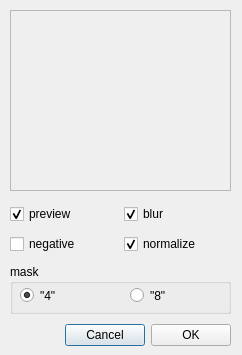
<ui version="4.0" >
 <class>LapDialog</class>
 <widget class="QDialog" name="LapDialog" >
  <property name="windowModality" >
   <enum>Qt::ApplicationModal</enum>
  </property>
  <property name="geometry" >
   <rect>
    <x>0</x>
    <y>0</y>
    <width>242</width>
    <height>355</height>
   </rect>
  </property>
  <property name="sizePolicy" >
   <sizepolicy>
    <hsizetype>0</hsizetype>
    <vsizetype>0</vsizetype>
    <horstretch>0</horstretch>
    <verstretch>0</verstretch>
   </sizepolicy>
  </property>
  <property name="minimumSize" >
   <size>
    <width>242</width>
    <height>355</height>
   </size>
  </property>
  <property name="maximumSize" >
   <size>
    <width>242</width>
    <height>355</height>
   </size>
  </property>
  <property name="font" >
   <font>
    <pointsize>9</pointsize>
   </font>
  </property>
  <property name="windowTitle" >
   <string>Select options</string>
  </property>
  <property name="sizeGripEnabled" >
   <bool>false</bool>
  </property>
  <property name="modal" >
   <bool>true</bool>
  </property>
  <widget class="QWidget" name="verticalLayout" >
   <property name="geometry" >
    <rect>
     <x>10</x>
     <y>200</y>
     <width>221</width>
     <height>151</height>
    </rect>
   </property>
   <layout class="QVBoxLayout" >
    <property name="margin" >
     <number>0</number>
    </property>
    <property name="spacing" >
     <number>6</number>
    </property>
    <item>
     <layout class="QHBoxLayout" >
      <property name="margin" >
       <number>0</number>
      </property>
      <property name="spacing" >
       <number>6</number>
      </property>
      <item>
       <widget class="QCheckBox" name="checkBox" >
        <property name="sizePolicy" >
         <sizepolicy>
          <hsizetype>5</hsizetype>
          <vsizetype>0</vsizetype>
          <horstretch>0</horstretch>
          <verstretch>0</verstretch>
         </sizepolicy>
        </property>
        <property name="text" >
         <string>preview</string>
        </property>
        <property name="checked" >
         <bool>true</bool>
        </property>
       </widget>
      </item>
      <item>
       <widget class="QCheckBox" name="checkBoxBlur" >
        <property name="sizePolicy" >
         <sizepolicy>
          <hsizetype>5</hsizetype>
          <vsizetype>0</vsizetype>
          <horstretch>0</horstretch>
          <verstretch>0</verstretch>
         </sizepolicy>
        </property>
        <property name="text" >
         <string>blur</string>
        </property>
        <property name="checked" >
         <bool>true</bool>
        </property>
       </widget>
      </item>
     </layout>
    </item>
    <item>
     <layout class="QHBoxLayout" >
      <property name="margin" >
       <number>0</number>
      </property>
      <property name="spacing" >
       <number>6</number>
      </property>
      <item>
       <layout class="QHBoxLayout" >
        <property name="margin" >
         <number>0</number>
        </property>
        <property name="spacing" >
         <number>6</number>
        </property>
        <item>
         <widget class="QCheckBox" name="checkBoxNeg" >
          <property name="text" >
           <string>negative</string>
          </property>
          <property name="checked" >
           <bool>false</bool>
          </property>
         </widget>
        </item>
        <item>
         <widget class="QCheckBox" name="checkBoxNor" >
          <property name="enabled" >
           <bool>true</bool>
          </property>
          <property name="text" >
           <string>normalize</string>
          </property>
          <property name="checked" >
           <bool>true</bool>
          </property>
         </widget>
        </item>
       </layout>
      </item>
     </layout>
    </item>
    <item>
     <layout class="QHBoxLayout" >
      <property name="margin" >
       <number>0</number>
      </property>
      <property name="spacing" >
       <number>6</number>
      </property>
      <item>
       <widget class="QGroupBox" name="groupBox" >
        <property name="sizePolicy" >
         <sizepolicy>
          <hsizetype>5</hsizetype>
          <vsizetype>5</vsizetype>
          <horstretch>0</horstretch>
          <verstretch>0</verstretch>
         </sizepolicy>
        </property>
        <property name="maximumSize" >
         <size>
          <width>16777215</width>
          <height>50</height>
         </size>
        </property>
        <property name="font" >
         <font>
          <pointsize>9</pointsize>
         </font>
        </property>
        <property name="title" >
         <string>mask</string>
        </property>
        <property name="alignment" >
         <set>Qt::AlignLeading</set>
        </property>
        <widget class="QRadioButton" name="radioButton4" >
         <property name="geometry" >
          <rect>
           <x>10</x>
           <y>20</y>
           <width>101</width>
           <height>23</height>
          </rect>
         </property>
         <property name="toolTip" >
          <string> 0 -1 0
-1 4 -1
 0 -1 0</string>
         </property>
         <property name="text" >
          <string>"4"</string>
         </property>
         <property name="checked" >
          <bool>true</bool>
         </property>
        </widget>
        <widget class="QRadioButton" name="radioButton8" >
         <property name="geometry" >
          <rect>
           <x>120</x>
           <y>20</y>
           <width>101</width>
           <height>23</height>
          </rect>
         </property>
         <property name="toolTip" >
          <string>-1 -1 -1
-1  8 -1
-1 -1 -1</string>
         </property>
         <property name="text" >
          <string>"8"</string>
         </property>
        </widget>
       </widget>
      </item>
     </layout>
    </item>
    <item>
     <layout class="QHBoxLayout" >
      <property name="margin" >
       <number>0</number>
      </property>
      <property name="spacing" >
       <number>6</number>
      </property>
      <item>
       <spacer>
        <property name="orientation" >
         <enum>Qt::Horizontal</enum>
        </property>
        <property name="sizeHint" >
         <size>
          <width>40</width>
          <height>20</height>
         </size>
        </property>
       </spacer>
      </item>
      <item>
       <widget class="QPushButton" name="cancelButton" >
        <property name="text" >
         <string>Cancel</string>
        </property>
       </widget>
      </item>
      <item>
       <widget class="QPushButton" name="okButton" >
        <property name="text" >
         <string>OK</string>
        </property>
       </widget>
      </item>
     </layout>
    </item>
   </layout>
  </widget>
  <widget class="PreviewLabel" name="previewLabel" >
   <property name="geometry" >
    <rect>
     <x>10</x>
     <y>10</y>
     <width>221</width>
     <height>181</height>
    </rect>
   </property>
   <property name="cursor" >
    <cursor>9</cursor>
   </property>
   <property name="frameShape" >
    <enum>QFrame::StyledPanel</enum>
   </property>
   <property name="text" >
    <string/>
   </property>
   <property name="textFormat" >
    <enum>Qt::AutoText</enum>
   </property>
   <property name="scaledContents" >
    <bool>false</bool>
   </property>
   <property name="alignment" >
    <set>Qt::AlignCenter</set>
   </property>
   <property name="textInteractionFlags" >
    <enum>Qt::NoTextInteraction</enum>
   </property>
   <property name="buddy" >
    <cstring>checkBox</cstring>
   </property>
  </widget>
 </widget>
 <customwidgets>
  <customwidget>
   <class>PreviewLabel</class>
   <extends>QLabel</extends>
   <header>src/previewlabel.h</header>
  </customwidget>
 </customwidgets>
 <tabstops>
  <tabstop>checkBox</tabstop>
  <tabstop>checkBoxBlur</tabstop>
  <tabstop>checkBoxNeg</tabstop>
  <tabstop>checkBoxNor</tabstop>
  <tabstop>radioButton4</tabstop>
  <tabstop>radioButton8</tabstop>
  <tabstop>okButton</tabstop>
  <tabstop>cancelButton</tabstop>
 </tabstops>
 <resources>
  <include location="application.qrc" />
 </resources>
 <connections>
  <connection>
   <sender>okButton</sender>
   <signal>clicked()</signal>
   <receiver>LapDialog</receiver>
   <slot>accept()</slot>
   <hints>
    <hint type="sourcelabel" >
     <x>278</x>
     <y>253</y>
    </hint>
    <hint type="destinationlabel" >
     <x>96</x>
     <y>254</y>
    </hint>
   </hints>
  </connection>
  <connection>
   <sender>cancelButton</sender>
   <signal>clicked()</signal>
   <receiver>LapDialog</receiver>
   <slot>reject()</slot>
   <hints>
    <hint type="sourcelabel" >
     <x>369</x>
     <y>253</y>
    </hint>
    <hint type="destinationlabel" >
     <x>179</x>
     <y>282</y>
    </hint>
   </hints>
  </connection>
 </connections>
</ui>
